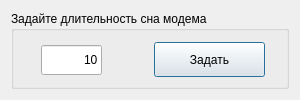
<?xml version="1.0" encoding="UTF-8"?>
<ui version="4.0">
 <class>SleepLength</class>
 <widget class="QDialog" name="SleepLength">
  <property name="geometry">
   <rect>
    <x>0</x>
    <y>0</y>
    <width>300</width>
    <height>100</height>
   </rect>
  </property>
  <property name="sizePolicy">
   <sizepolicy hsizetype="Fixed" vsizetype="Fixed">
    <horstretch>0</horstretch>
    <verstretch>0</verstretch>
   </sizepolicy>
  </property>
  <property name="minimumSize">
   <size>
    <width>300</width>
    <height>100</height>
   </size>
  </property>
  <property name="maximumSize">
   <size>
    <width>300</width>
    <height>100</height>
   </size>
  </property>
  <property name="windowTitle">
   <string>Длительность режима сна Астерис</string>
  </property>
  <layout class="QVBoxLayout" name="verticalLayout">
   <item>
    <widget class="QGroupBox" name="groupBox">
     <property name="title">
      <string>Задайте длительность сна модема</string>
     </property>
     <widget class="QLineEdit" name="lineEdit">
      <property name="geometry">
       <rect>
        <x>30</x>
        <y>34</y>
        <width>61</width>
        <height>30</height>
       </rect>
      </property>
      <property name="text">
       <string>10</string>
      </property>
      <property name="alignment">
       <set>Qt::AlignRight|Qt::AlignTrailing|Qt::AlignVCenter</set>
      </property>
     </widget>
     <widget class="QPushButton" name="pushButtonSend">
      <property name="geometry">
       <rect>
        <x>143</x>
        <y>31</y>
        <width>111</width>
        <height>35</height>
       </rect>
      </property>
      <property name="text">
       <string>Задать</string>
      </property>
     </widget>
    </widget>
   </item>
  </layout>
 </widget>
 <resources/>
 <connections/>
</ui>
